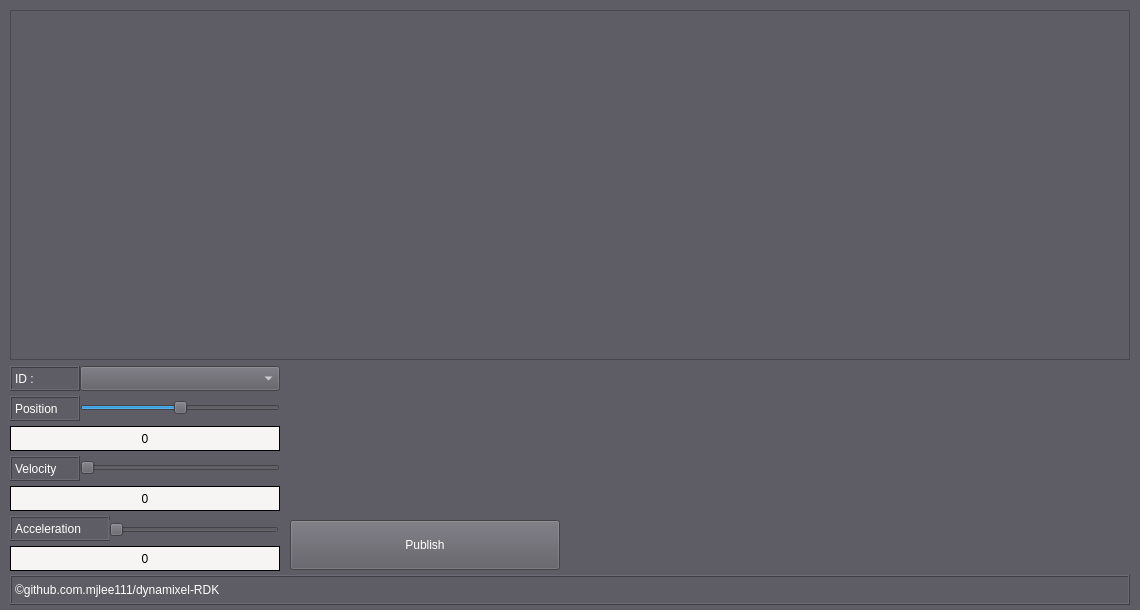
<?xml version="1.0" encoding="UTF-8"?>
<ui version="4.0">
 <class>MainWindow</class>
 <widget class="QMainWindow" name="MainWindow">
  <property name="geometry">
   <rect>
    <x>0</x>
    <y>0</y>
    <width>1140</width>
    <height>610</height>
   </rect>
  </property>
  <property name="windowTitle">
   <string>Dynamixel RDK Manager</string>
  </property>
  <property name="windowIcon">
   <iconset resource="../resources/resource.qrc">
    <normaloff>:/images/logo.png</normaloff>:/images/logo.png</iconset>
  </property>
  <property name="styleSheet">
   <string notr="true">background-color: rgb(94, 92, 100);
color: rgb(255, 255, 255)</string>
  </property>
  <property name="locale">
   <locale language="English" country="Australia"/>
  </property>
  <widget class="QWidget" name="centralwidget">
   <widget class="QComboBox" name="idList">
    <property name="geometry">
     <rect>
      <x>80</x>
      <y>366</y>
      <width>200</width>
      <height>25</height>
     </rect>
    </property>
   </widget>
   <widget class="QLabel" name="label">
    <property name="geometry">
     <rect>
      <x>10</x>
      <y>366</y>
      <width>70</width>
      <height>25</height>
     </rect>
    </property>
    <property name="frameShape">
     <enum>QFrame::Box</enum>
    </property>
    <property name="frameShadow">
     <enum>QFrame::Raised</enum>
    </property>
    <property name="text">
     <string>ID :</string>
    </property>
   </widget>
   <widget class="QSlider" name="goal_pos_slider">
    <property name="geometry">
     <rect>
      <x>80</x>
      <y>400</y>
      <width>200</width>
      <height>16</height>
     </rect>
    </property>
    <property name="minimum">
     <number>-1000</number>
    </property>
    <property name="maximum">
     <number>1000</number>
    </property>
    <property name="orientation">
     <enum>Qt::Horizontal</enum>
    </property>
   </widget>
   <widget class="QLabel" name="label_3">
    <property name="geometry">
     <rect>
      <x>10</x>
      <y>396</y>
      <width>70</width>
      <height>25</height>
     </rect>
    </property>
    <property name="frameShape">
     <enum>QFrame::Box</enum>
    </property>
    <property name="frameShadow">
     <enum>QFrame::Raised</enum>
    </property>
    <property name="text">
     <string>Position</string>
    </property>
   </widget>
   <widget class="QLabel" name="goal_pos">
    <property name="geometry">
     <rect>
      <x>10</x>
      <y>426</y>
      <width>270</width>
      <height>25</height>
     </rect>
    </property>
    <property name="styleSheet">
     <string notr="true">background-color: rgb(246, 245, 244);
color: rgb(0, 0, 0)</string>
    </property>
    <property name="frameShape">
     <enum>QFrame::Box</enum>
    </property>
    <property name="frameShadow">
     <enum>QFrame::Plain</enum>
    </property>
    <property name="text">
     <string>0</string>
    </property>
    <property name="alignment">
     <set>Qt::AlignCenter</set>
    </property>
   </widget>
   <widget class="QLabel" name="goal_vel">
    <property name="geometry">
     <rect>
      <x>10</x>
      <y>486</y>
      <width>270</width>
      <height>25</height>
     </rect>
    </property>
    <property name="styleSheet">
     <string notr="true">background-color: rgb(246, 245, 244);
color: rgb(0, 0, 0)</string>
    </property>
    <property name="frameShape">
     <enum>QFrame::Box</enum>
    </property>
    <property name="frameShadow">
     <enum>QFrame::Plain</enum>
    </property>
    <property name="text">
     <string>0</string>
    </property>
    <property name="alignment">
     <set>Qt::AlignCenter</set>
    </property>
   </widget>
   <widget class="QLabel" name="label_4">
    <property name="geometry">
     <rect>
      <x>10</x>
      <y>456</y>
      <width>70</width>
      <height>25</height>
     </rect>
    </property>
    <property name="frameShape">
     <enum>QFrame::Box</enum>
    </property>
    <property name="frameShadow">
     <enum>QFrame::Raised</enum>
    </property>
    <property name="text">
     <string>Velocity</string>
    </property>
   </widget>
   <widget class="QSlider" name="goal_vel_slider">
    <property name="geometry">
     <rect>
      <x>80</x>
      <y>460</y>
      <width>200</width>
      <height>16</height>
     </rect>
    </property>
    <property name="minimum">
     <number>0</number>
    </property>
    <property name="maximum">
     <number>1000</number>
    </property>
    <property name="orientation">
     <enum>Qt::Horizontal</enum>
    </property>
   </widget>
   <widget class="QLabel" name="goal_acc">
    <property name="geometry">
     <rect>
      <x>10</x>
      <y>546</y>
      <width>270</width>
      <height>25</height>
     </rect>
    </property>
    <property name="styleSheet">
     <string notr="true">background-color: rgb(246, 245, 244);
color: rgb(0, 0, 0)</string>
    </property>
    <property name="frameShape">
     <enum>QFrame::Box</enum>
    </property>
    <property name="frameShadow">
     <enum>QFrame::Plain</enum>
    </property>
    <property name="text">
     <string>0</string>
    </property>
    <property name="alignment">
     <set>Qt::AlignCenter</set>
    </property>
   </widget>
   <widget class="QLabel" name="label_5">
    <property name="geometry">
     <rect>
      <x>10</x>
      <y>516</y>
      <width>100</width>
      <height>25</height>
     </rect>
    </property>
    <property name="frameShape">
     <enum>QFrame::Box</enum>
    </property>
    <property name="frameShadow">
     <enum>QFrame::Raised</enum>
    </property>
    <property name="text">
     <string>Acceleration</string>
    </property>
   </widget>
   <widget class="QSlider" name="goal_acc_slider">
    <property name="geometry">
     <rect>
      <x>109</x>
      <y>520</y>
      <width>170</width>
      <height>20</height>
     </rect>
    </property>
    <property name="minimum">
     <number>0</number>
    </property>
    <property name="maximum">
     <number>1000</number>
    </property>
    <property name="orientation">
     <enum>Qt::Horizontal</enum>
    </property>
   </widget>
   <widget class="QPushButton" name="pub_btn">
    <property name="geometry">
     <rect>
      <x>290</x>
      <y>520</y>
      <width>270</width>
      <height>50</height>
     </rect>
    </property>
    <property name="text">
     <string>Publish</string>
    </property>
   </widget>
   <widget class="QTableWidget" name="tableWidget">
    <property name="geometry">
     <rect>
      <x>10</x>
      <y>10</y>
      <width>1120</width>
      <height>350</height>
     </rect>
    </property>
   </widget>
   <widget class="QLabel" name="label_2">
    <property name="geometry">
     <rect>
      <x>10</x>
      <y>575</y>
      <width>1120</width>
      <height>30</height>
     </rect>
    </property>
    <property name="frameShape">
     <enum>QFrame::Box</enum>
    </property>
    <property name="frameShadow">
     <enum>QFrame::Raised</enum>
    </property>
    <property name="text">
     <string>©github.com.mjlee111/dynamixel-RDK</string>
    </property>
   </widget>
  </widget>
  <action name="action_Quit">
   <property name="text">
    <string>&amp;Quit</string>
   </property>
   <property name="shortcut">
    <string>Ctrl+Q</string>
   </property>
   <property name="shortcutContext">
    <enum>Qt::ApplicationShortcut</enum>
   </property>
  </action>
  <action name="action_Preferences">
   <property name="text">
    <string>&amp;Preferences</string>
   </property>
  </action>
  <action name="actionAbout">
   <property name="text">
    <string>&amp;About</string>
   </property>
  </action>
  <action name="actionAbout_Qt">
   <property name="text">
    <string>About &amp;Qt</string>
   </property>
  </action>
 </widget>
 <resources>
  <include location="../resources/resource.qrc"/>
 </resources>
 <connections>
  <connection>
   <sender>action_Quit</sender>
   <signal>triggered()</signal>
   <receiver>MainWindow</receiver>
   <slot>close()</slot>
   <hints>
    <hint type="sourcelabel">
     <x>-1</x>
     <y>-1</y>
    </hint>
    <hint type="destinationlabel">
     <x>399</x>
     <y>299</y>
    </hint>
   </hints>
  </connection>
 </connections>
</ui>
